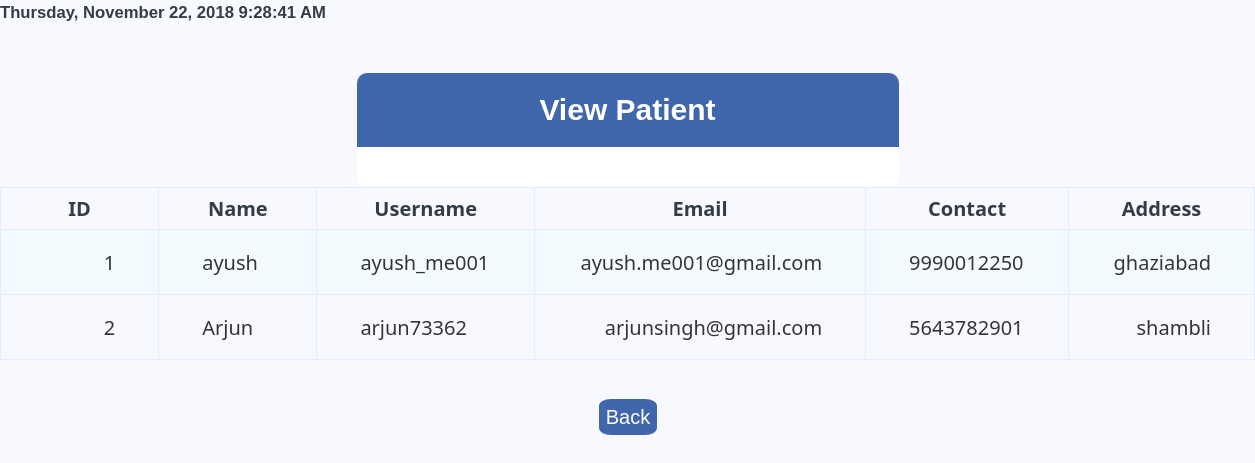
/encryptdata.php, run on the app's committed database.
### tables this page shows
CREATE TABLE `patient_database` (
  `id` int(11) NOT NULL,
  `name` varchar(200) NOT NULL,
  `username` varchar(200) NOT NULL,
  `email` varchar(200) NOT NULL,
  `contact` varchar(200) NOT NULL,
  `address` varchar(400) NOT NULL,
  `password` varchar(100) NOT NULL
);

### encryptdata.php (the view, shortened to what this page needs)
<!DOCTYPE html>
<html>
<head>
  <link rel="stylesheet" type="text/css" href="style.css">
</head>
<body>
<span id="clock"  >
</span>
  <div class="header">
    <h2>View Patient</h2>
  </div>
  <div class="content">
  </div>
    <table width='100%' border='0' cellpadding='0' cellspacing='1' class="data-table">
        <tr>
         <th   class='data-table'> ID</th>
         <th   class='data-table'>Name </th>
         <th   class='data-table'>Username </th>
         <th  class='data-table'>Email</th>
          <th  class='data-table'>Contact</th>
          <th  class='data-table'>Address</th>
        </tr>
    <?php
      $db = mysqli_connect('localhost', 'root', '');
        mysqli_select_db($db,'medical');
      $sql = "SELECT * FROM patient_database ";
        $retval = mysqli_query($db , $sql );
         echo"<form method='post'  class='input-group' action='index1.php'>";
        while($row = mysqli_fetch_array($retval, MYSQLI_ASSOC)) {
            $encrypt_method = "AES-256-CBC";
            $secret_key = 'This is my secret key';
            $secret_iv = 'This is my secret iv';
            $key = hash('sha256', $secret_key);
            $id=$row['id'];
            $name=$row['name'];
            $username=$row['username'];
            $email=$row['email'];
            $contact=$row['contact'];
            $address=$row['address'];
             $iv = substr(hash('sha256', $secret_iv), 0, 16);
             $name = openssl_decrypt(base64_decode($name), $encrypt_method, $key, 0, $iv);
             $username = openssl_decrypt(base64_decode($username), $encrypt_method, $key, 0, $iv);
             $email = openssl_decrypt(base64_decode($email), $encrypt_method, $key, 0, $iv);
             $contact = openssl_decrypt(base64_decode($contact), $encrypt_method, $key, 0, $iv);
             $address = openssl_decrypt(base64_decode($address), $encrypt_method, $key, 0, $iv);
            echo"<tr>";
            echo"<td  height='50' name='id' class='data-table' value=''>{$id}</td>" ;
            echo "<td  height='50' name='name' class='data-table' value=''>{$name}</td>" ;
            echo "<td  height='50' name='name' class='data-table' value=''>{$username}</td>" ;
            echo "<td  height='50' name='name' class='data-table' value=''>{$email}</td>" ;
            echo "<td  height='50' name='name' class='data-table' value=''>{$contact}</td>" ;
            echo "<td  height='50' name='name' class='data-table' value=''>{$address}</td>" ;
            echo"</tr>";
            }
            echo"</table>";
      ?>
    <br>
    <br>
  <center>
<a href="index3.php"  style="background: #4067AB; color: white; border-style: none;border-radius: 20% ; padding: 7px; text-decoration:none; margin-left: 1px">Back</a>
    </center>
</body>
</html>

### style.css (style rules this page uses)
* { margin: 0px; padding: 0px; }
body { font-size: 120%; background: #F8F8FF; }
.header { width: 40%; margin: 50px auto 0px; color: white; background: #4067AB; text-align: center; border: 0px solid #B0C4DE; border-bottom: none; border-radius: 10px 10px 0px 0px; padding: 20px; }
form, .content { width: 40%; height: auto; margin: 0px auto; padding: 20px; border: 0px solid #B0C4DE; background: white; border-radius: 0px 0px 10px 10px; }
.input-group { margin: 10px 0px 10px 0px; }
body { font-size: 20px; color: #343d44; font-family: "segoe-ui", "open-sans", tahoma, arial; padding: 0; margin: 0; }
table { margin: auto; font-family: "Lucida Sans Unicode", "Lucida Grande", "Segoe Ui"; font-size: 12px; }
table td { transition: all .5s; }
.data-table { border-collapse: collapse; font-size: 20px; min-width: 70px; }
.data-table th, .data-table td { border: 1px solid #e1edff; padding: 7px 43px; }
.data-table tbody td { color: #353535; }
.data-table tbody td:first-child, .data-table tbody td:nth-child(4), .data-table tbody td:last-child { text-align: right; }
.data-table tbody tr:nth-child(odd) td { background-color: #f4fbff; }

### data on the page
patient_database: id "1", name "ayush", username "ayush_me001", email "ayush.me001@gmail.com", contact "9990012250", address "ghaziabad"
patient_database: id "2", name "Arjun", username "arjun73362", email "arjunsingh@gmail.com", contact "5643782901", address "shambli"
